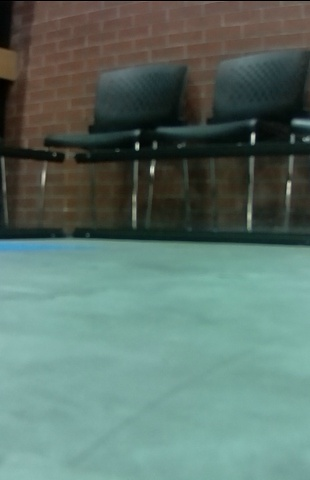
#> input picture images/image15.jpg, 310 x 480 px, found by its file name
$ python test.py
#> lines starting #> are read from the running program, lines starting #| are printed output that depends on the picture; after the words box and inside, x2 and y2 are one past the last pixel; in counts of white or black regions, pixels touching at a corner belong together
### detection/detect.py
import cv2
import os
import numpy as np
import matplotlib.pyplot as plt
import skimage.segmentation as seg
import skimage.color as color

def foreground_obstructed(img, display = False):
  '''
    segments image and determines if the foreground is broken up by an object.
  '''
  #segment image to isolate colors
  image_slic = seg.slic(img,n_segments=150)
  segmented = color.label2rgb(image_slic, img, kind='avg')

  #determine color threshold
  y, x, _ = img.shape
  pixel = img[y-1, int(x//2)] #take pixel halfway accross x axis at bottom of image
  src = np.expand_dims(np.array([pixel]), axis=0)
  foreground_color = cv2.cvtColor(src, cv2.COLOR_BGR2HSV)

  #color threshold with foreground color
  hsv = cv2.cvtColor(segmented, cv2.COLOR_BGR2HSV)
  h, s, v = foreground_color[0, 0]
  lower = np.array([max(0, h-10), max(0, s-50), max(0, v-50)])
  upper = np.array([min(179, h+10), min(255, s+50), min(255, v+50)])
  mask = cv2.inRange(hsv, lower, upper)

  #find strong edges
  edges = cv2.Canny(mask, 150, 250)
  contours, hierarchy = cv2.findContours(edges.copy(),cv2.RETR_TREE,cv2.CHAIN_APPROX_SIMPLE)

  if display:
    for i, c in enumerate(contours):
      x,y,w,h = cv2.boundingRect(c) #get bounding box
      segmented = cv2.rectangle(segmented,(x,y),(x+w,y+h),(255,255,255),2)
    cv2.imshow("Segmented", segmented)
    cv2.imshow("Seg Edge", edges)
    cv2.waitKey(0)
    cv2.destroyAllWindows()
  return (False, len(contours) > 1)[contours is not None]

def detection(img, display = False):
  '''
    returns if an object was found and then returns the closest obj to the camera
  '''
  e1 = cv2.getTickCount()
  img = cv2.resize(img, None, fx=.1, fy=.1, interpolation=cv2.INTER_AREA)
  obj_in_fg = foreground_obstructed(img, display)

  objs = [] #cropped images of objs
  if obj_in_fg:
    print('obj_in_fg')
    thresh = 0.03*img.size #minimum size for object to be detected
    blur = cv2.medianBlur(img, 3)
    edges = cv2.Canny(blur, 150, 200)

    edges = cv2.morphologyEx(edges, cv2.MORPH_CLOSE, np.ones((5,5), np.uint8), iterations=1)
    contours, hierarchy = cv2.findContours(edges.copy(),cv2.RETR_TREE,cv2.CHAIN_APPROX_SIMPLE)

    coords = [] #x,y,w,h locations
    border_id = None #will be used for primary parent identifier
    for i, c in enumerate(contours):
      x,y,w,h = cv2.boundingRect(c) #get bounding box
      if w*h >= thresh: #if bounding box big enough
        parent = hierarchy[0][i][3]
        print('Object found')
        #INSERT LOGIC TO REMOVE PRIMARY PARENT HERE
        objs.append(img[y:y+h, x:x+w])
        coords.append((len(coords),x,y,w,h))
    coords = sorted(coords, key=lambda x: x[2]+x[4], reverse=True) #sort by y location (closest box to bottom is closest obj)

  res = None
  if len(objs) > 1:
    res = objs[coords[0][0]] #ignore primary parent, so coords[1]. [0] gets index number

  e2 = cv2.getTickCount()
  time = (e2 - e1)/ cv2.getTickFrequency()
  print("Time taken:", time)

  if display:
    cv2.imshow("Image", img)
    cv2.imshow("Edges", edges)
    cv2.waitKey(0)
    cv2.destroyAllWindows()
  return res is not None, res

### detection/test.py
import cv2, os
from detect import detection

img = cv2.imread('image15.jpg', cv2.IMREAD_COLOR)
#> img is the input picture: shape (480, 310, 3); mean B, G, R 105.3, 114.1, 91.4
obj_found, obj = detection(img, display=True)
#> in detection, `img = cv2.resize(img, None, fx=.1, fy=.1, interpolation=cv2.INTER_AREA)`:
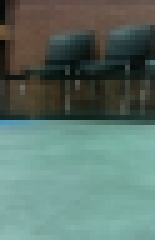
#> img: shape (48, 31, 3) (shown 5 times larger); mean of channels 0, 1, 2 105.3, 114.1, 91.4; drawn as B, G, R
#> in foreground_obstructed, `image_slic = seg.slic(img,n_segments=150)`:
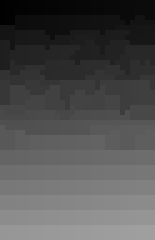
#> image_slic: shape (48, 31) int64 (shown 5 times larger); min 1, max 159, mean 79.5
#> in foreground_obstructed, `segmented = color.label2rgb(image_slic, img, kind='avg')`:
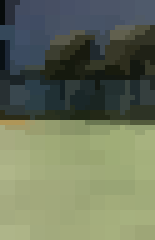
#> segmented: shape (48, 31, 3) (shown 5 times larger); mean R, G, B 104.8, 113.7, 91
#> in foreground_obstructed, `pixel = img[y-1, int(x//2)]`: pixel = [161, 171, 124]
#> in foreground_obstructed, `src = np.expand_dims(np.array([pixel]), axis=0)`: src = [[161, 171, 124]]
#> in foreground_obstructed, `foreground_color = cv2.cvtColor(src, cv2.COLOR_BGR2HSV)`: foreground_color = [[84, 70, 171]]
#> in foreground_obstructed, `hsv = cv2.cvtColor(segmented, cv2.COLOR_BGR2HSV)`: hsv: shape (48, 31, 3); mean H, S, V 62.8, 75.2, 117.4
#> in foreground_obstructed, `h, s, v = foreground_color[0, 0]`: h = 84; s = 70; v = 171
#> in foreground_obstructed, `lower = np.array([max(0, h-10), max(0, s-50), max(0, v-50)])`: lower = [74, 20, 121]
#> in foreground_obstructed, `upper = np.array([min(179, h+10), min(255, s+50), min(255, v+50)])`: upper = [94, 120, 221]
#> in foreground_obstructed, `mask = cv2.inRange(hsv, lower, upper)`:
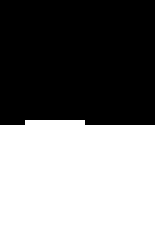
#> mask: shape (48, 31) (shown 5 times larger); 48.7% white; 1 white region, box (x1, y1, x2, y2) and area: (0, 24, 31, 48) 725
#> in foreground_obstructed, `edges = cv2.Canny(mask, 150, 250)`:
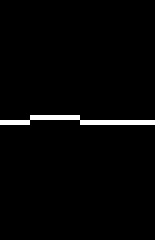
#> edges: shape (48, 31) (shown 5 times larger); 2.1% white in thin lines or dots, all inside (x1, y1, x2, y2) = (0, 23, 31, 25)
#> in foreground_obstructed, `contours, hierarchy = cv2.findContours(edges.copy(),cv2.RETR_TREE,cv2...`: contours = 1 contour, all with area under 20
#> the loop in foreground_obstructed, `for i, c in enumerate(contours):` made 1 pass
#> (x, y, w, h) on pass 1: (0, 23, 31, 2)
#> pass 1, in foreground_obstructed, `segmented = cv2.rectangle(segmented,(x,y),(x+w,y+h),(255,255,255),2)`:
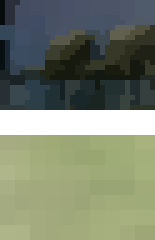
#> segmented: shape (48, 31, 3) (shown 5 times larger); 10.42% of pixels changed, all inside (x1, y1, x2, y2) = (0, 22, 31, 27)
#> in detection, `obj_in_fg = foreground_obstructed(img, display)`: obj_in_fg = False
#> (the run stopped early here; a loop or call above may not have finished)

$ run again, with images/image107.jpg copied over images/image15.jpg
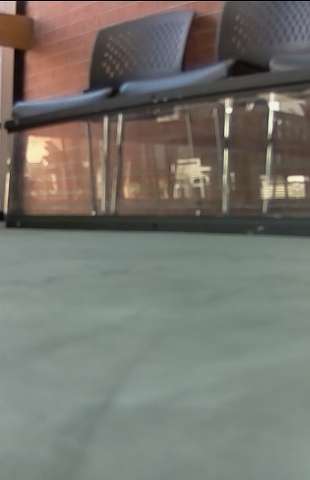
#> input picture images/image107.jpg, 310 x 480 px, found by its file name
#> img is the input picture: shape (480, 310, 3); mean B, G, R 109.3, 116.6, 117.8
#> img: shape (48, 31, 3)
#> pixel = [131, 136, 124]
#> src = [[131, 136, 124]]
#> foreground_color = [[78, 23, 136]]
#> hsv: shape (48, 31, 3); mean H, S, V 54.7, 40, 124.9
#> in foreground_obstructed, `h, s, v = foreground_color[0, 0]`: h = 78; s = 23; v = 136
#> lower = [68, 0, 86]
#> upper = [88, 73, 186]
#> in foreground_obstructed, `mask = cv2.inRange(hsv, lower, upper)`:
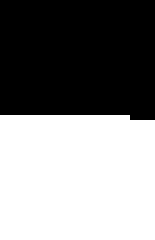
#> mask: shape (48, 31) (shown 5 times larger); 51.7% white; 1 black region, box (x1, y1, x2, y2) and area: (0, 0, 31, 24) 718
#> edges: shape (48, 31); 2.1% white in thin lines or dots, all inside (x1, y1, x2, y2) = (0, 22, 31, 24)
#> contours = 1 item
#> the loop in foreground_obstructed, `for i, c in enumerate(contours):` made 1 pass
#> (x, y, w, h) on pass 1: (0, 22, 31, 2)
#> pass 1, in foreground_obstructed, `segmented = cv2.rectangle(segmented,(x,y),(x+w,y+h),(255,255,255),2)`:
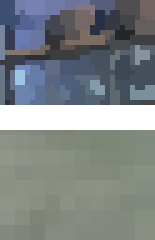
#> segmented: shape (48, 31, 3) (shown 5 times larger); mean R, G, B 125.6, 132.3, 134.2
#> obj_in_fg = False
